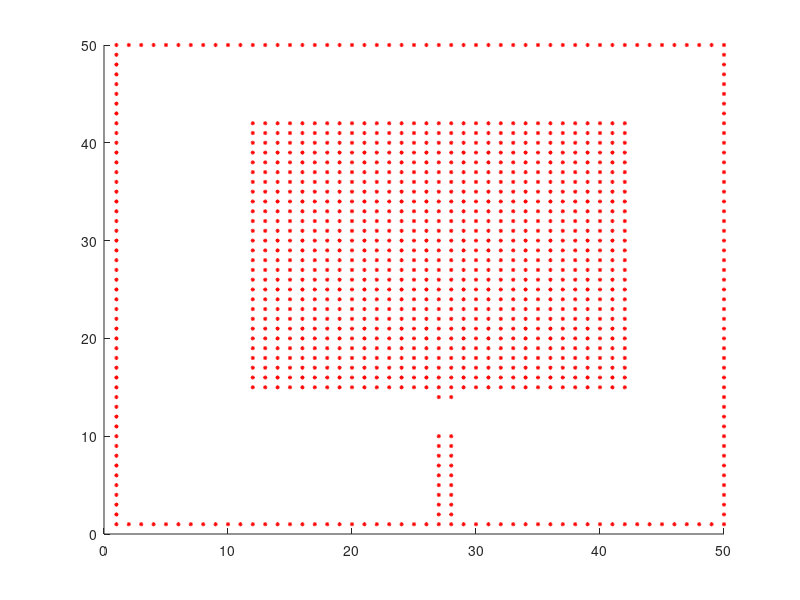

Reproduce this figure in MATLAB. (Note: this script raises an error after producing the figure.)
%% -----------------------------------------------------------------------
close all;
clear all;
clc;

load map_1.mat;
% load map_2.mat;
% load map_3.mat;

map = map_struct.seed_map;
hold on;
for x = 1:size(map,1)
   for y = 1:size(map,2)
       if map(x,y) == 0
          obstacle_plot = plot(y, x, 'r*','MarkerSize',3); 
       end
   end
end

load_sim_params;

% scale is used to blow up the environment for display purposes only. Set
% to whatever looks good on your screen
scale = 9;

% determines the size of the map and creates a meshgrid for display
% purposes
[N,M] = size(map_struct.seed_map);
[x,y] = meshgrid(1:N, 1:M);

DISPLAY_ON = 1; % 1 - turns display on, 0 - turns display off
DISPLAY_TYPE = 0; % 0 - displays map as dots, 1 - displays map as blocks

initialize_state;
num_nodes = 5000;
possible_actions = [-1:0.2:1];
number_of_timesteps_RRT = 20;

real_map = map_struct.map_samples{1};
x_max = size(real_map,1);
y_max = size(real_map,2);

% q_start.coord = map_struct.start;
q_start.state = state;
q_start.action = 0;
% q_start.cost = 0;
q_start.parent = 0;

goal_state.x = map_struct.goal.x;
goal_state.y = map_struct.goal.y;
goal_state.theta = 0;
goal_state.H = state.H;
goal_state.border = state.H;
goal_state.moveCount = 0;

plot(goal_state.x, goal_state.y, 'g*','MarkerSize',4);

% q_goal.state = goal_state;
% q_goal.coord = map_struct.goal;
% q_goal.cost = 0;

nodes(1) = q_start;

%% -----------------------------------------------------------------------
for i = 1:num_nodes
%     action = randsample(possible_actions,1);
    q_rand_coord.x = floor(rand(1)*x_max); 
    q_rand_coord.y = floor(rand(1)*y_max);
    hold on;
    plot(q_rand_coord.x, q_rand_coord.y, 'xb');
    
    % Break if goal node is already reached
%     for j = 1:1:length(nodes)
%         if nodes(j).state.x == q_goal.state.x && nodes(j).state.y == q_goal.state.y
%             break
%         end
%     end

    % Pick the closest node from existing list to branch out from
    ndist = [];
    for j = 1:1:length(nodes)
        n = nodes(j);
        tmp = dist(n.state, q_rand_coord);
        ndist = [ndist tmp];
    end
    [val, idx] = min(ndist);
    
    
    q_near_node = nodes(idx);
    action = action_select(q_near_node.state, q_rand_coord);
    action = randsample([randsample(possible_actions,1), action], 1);
    disp(action);
%     disp(q_near_node.state)
    [q_new_node.state, flags] = steerRRT(q_near_node.state, action, number_of_timesteps_RRT, params, observed_map, observed_map, goal);
    if flags ~= 2
        q_new_node.state.H = state.H;
        q_new_node.state.border = state.border;
        q_new_node.state.moveCount = 0;
        q_new_node.parent = idx;
        q_new_node.action = action;
%         q_new_node.cost = 0;
        nodes = [nodes q_new_node];
    end
    
    if flags == 1
        q_goal = q_new_node;
        break;
    end
    
%     line([200,400] , [200,400], 'Color', 'k', 'LineWidth', 2);
%     drawnow
%     disp([q_near_node.state.x, q_near_node.state.y, q_new_node.state.x, q_new_node.state.y]);
    line([q_new_node.state.x, q_near_node.state.x], [q_new_node.state.y, q_near_node.state.y], 'LineWidth', 1);
    drawnow
    
%         hold on
%         q_new.cost = dist(q_new.coord, q_near.coord) + q_near.cost;
%         
%         % Within a radius of r, find all existing nodes
%         q_nearest = [];
%         r = 60;
%         neighbor_count = 1;
%         for j = 1:1:length(nodes)
%             if noCollision(nodes(j).coord, q_new.coord, obstacle) && dist(nodes(j).coord, q_new.coord) <= r
%                 q_nearest(neighbor_count).coord = nodes(j).coord;
%                 q_nearest(neighbor_count).cost = nodes(j).cost;
%                 neighbor_count = neighbor_count+1;
%             end
%         end
%         
%         % Initialize cost to currently known value
%         q_min = q_near;
%         C_min = q_new.cost;
%         
%         % Iterate through all nearest neighbors to find alternate lower
%         % cost paths
%         
%         for k = 1:1:length(q_nearest)
%             if noCollision(q_nearest(k).coord, q_new.coord, obstacle) && q_nearest(k).cost + dist(q_nearest(k).coord, q_new.coord) < C_min
%                 q_min = q_nearest(k);
%                 C_min = q_nearest(k).cost + dist(q_nearest(k).coord, q_new.coord);
%                 line([q_min.coord(1), q_new.coord(1)], [q_min.coord(2), q_new.coord(2)], 'Color', 'g');                
%                 hold on
%             end
%         end
%         
%         % Update parent to least cost-from node
%         for j = 1:1:length(nodes)
%             if nodes(j).coord == q_min.coord
%                 q_new.parent = j;
%             end
%         end
%         
%         % Append to nodes
%         nodes = [nodes q_new];
%     end
%     if (DISPLAY_ON)
%         display_environment;
%     end
end

%% return path

current_node = q_goal;
save_commands = [];
while current_node.parent ~= 0
   save_commands = [ones(1,number_of_timesteps_RRT)*[current_node.action],save_commands]; 
   current_node = nodes(current_node.parent);
end

disp(save_commands);